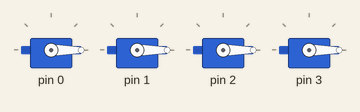
Recording of a sketch running on a simulated Arduino Uno, built with avr-gcc and run on an emulated ATmega328P. Shown: 4 × servo.

Above: at 0.1 s.
At 14.1 s:
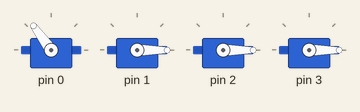
At 26.1 s:
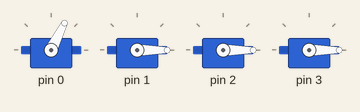
At 39.1 s:
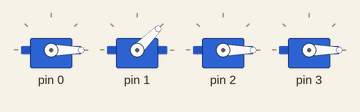
Timing chart, 0 to 40.0 s (numbered marks = the images above):
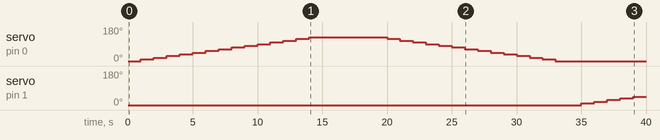

Measured:
- by itself, servo on pin 0: rises from 0° to 126° in 13.0 s, then falls to 0° in 19.0 s
- by itself, servo on pin 1: moves from 0° to 45° over 4.0 s

The sketch:

test_quad_servos.ino
```cpp
#include <Servo.h>

// A Quadcopter has 4 servos
#define NUM_OF_SERVOS 4

Servo servos[NUM_OF_SERVOS];
const unsigned int SERVO_PINS[NUM_OF_SERVOS] = {6, 9, 10, 11};

void setSpeed(Servo* servo, int speed) {
  int angle = map(speed, 0, 100, 0, 180);
  servo->write(angle);
}

void setup() {

  for (int i = 0; i < NUM_OF_SERVOS; i++) {
    servos[i].attach(i);
    setSpeed(&servos[i], 0);
  }

}

void loop() {
  for (size_t i = 0; i < NUM_OF_SERVOS; i++) {
    printf("Testing Servo %i attached to PIN %i\n", i, SERVO_PINS[i]);
    Servo* servo = &servos[i];
    int speed;
    for (speed = 0; speed <= 70; speed += 5) {
      //Cycles speed up to 70% power for 1 second
      setSpeed(servo, speed);
      //Creates variable for speed to be used in in for loop
      delay(1000);
    }
    delay(4000); //Stays on for 4 seconds
    for(speed = 70; speed > 0; speed -= 5) {
      // Cycles speed down to 0% power for 1 second
      setSpeed(servo, speed);
      delay(1000);
    }
    //Sets speed variable to zero no matter what
    setSpeed(servo, 0);
    //Turns off for 1 second
    delay(1000);
  }
}
```
